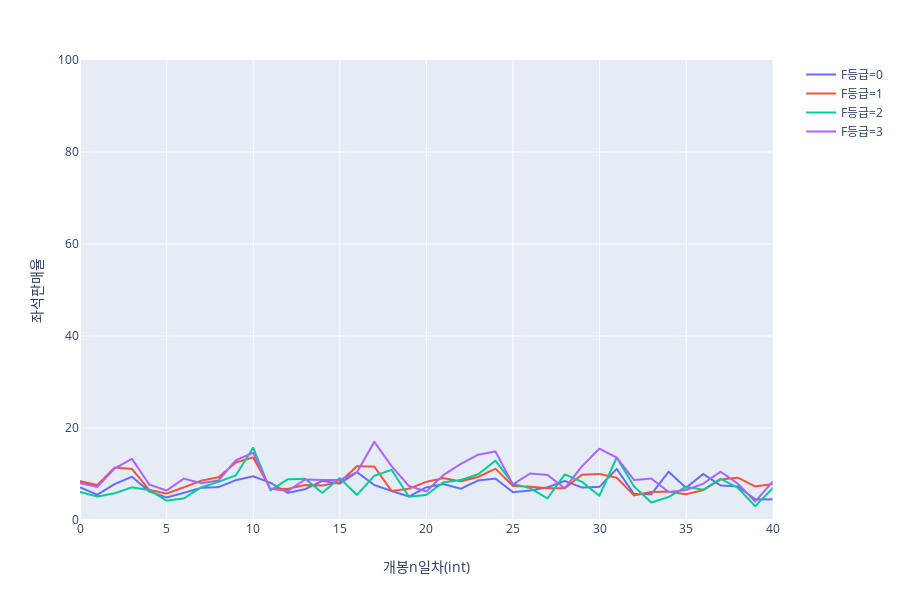

The code cell stored with this chart in its notebook:
### Code cell
# F등급별 중간값
sales2 = g2_daily[g2_daily['개봉n일차(int)']>=0].groupby(['F등급', '개봉n일차(int)'])['좌석판매율'].median().reset_index()
px.line(sales2, x='개봉n일차(int)', y='좌석판매율', color='F등급', range_x=[0,40], range_y=[0,100])

### Figure 1 — Plotly figure (JSON) as saved in the notebook; plotly's stock layout.template omitted (floating-point values rounded to 4 significant figures; data arrays with more than 128 entries replaced by an {"elided": "..."} marker saying what was removed)
{"data": [{"hoverlabel": {"namelength": 0}, "hovertemplate": "F등급=0<br>개봉n일차(int)=%{x}<br>좌석판매율=%{y}", "legendgroup": "F등급=0", "line": {"color": "#636efa", "dash": "solid"}, "mode": "lines", "name": "F등급=0", "showlegend": true, "type": "scattergl", "x": {"elided": "426 int values"}, "xaxis": "x", "y": {"elided": "426 float values"}, "yaxis": "y"}, {"hoverlabel": {"namelength": 0}, "hovertemplate": "F등급=1<br>개봉n일차(int)=%{x}<br>좌석판매율=%{y}", "legendgroup": "F등급=1", "line": {"color": "#EF553B", "dash": "solid"}, "mode": "lines", "name": "F등급=1", "showlegend": true, "type": "scattergl", "x": {"elided": "547 int values"}, "xaxis": "x", "y": {"elided": "547 float values"}, "yaxis": "y"}, {"hoverlabel": {"namelength": 0}, "hovertemplate": "F등급=2<br>개봉n일차(int)=%{x}<br>좌석판매율=%{y}", "legendgroup": "F등급=2", "line": {"color": "#00cc96", "dash": "solid"}, "mode": "lines", "name": "F등급=2", "showlegend": true, "type": "scattergl", "x": {"elided": "394 int values"}, "xaxis": "x", "y": {"elided": "394 float values"}, "yaxis": "y"}, {"hoverlabel": {"namelength": 0}, "hovertemplate": "F등급=3<br>개봉n일차(int)=%{x}<br>좌석판매율=%{y}", "legendgroup": "F등급=3", "line": {"color": "#ab63fa", "dash": "solid"}, "mode": "lines", "name": "F등급=3", "showlegend": true, "type": "scattergl", "x": {"elided": "331 int values"}, "xaxis": "x", "y": {"elided": "331 float values"}, "yaxis": "y"}], "layout": {"height": 600, "legend": {"tracegroupgap": 0}, "margin": {"t": 60}, "xaxis": {"anchor": "y", "domain": [0, 0.98], "range": [0, 40], "title": {"text": "개봉n일차(int)"}}, "yaxis": {"anchor": "x", "domain": [0, 1], "range": [0, 100], "title": {"text": "좌석판매율"}}}}
